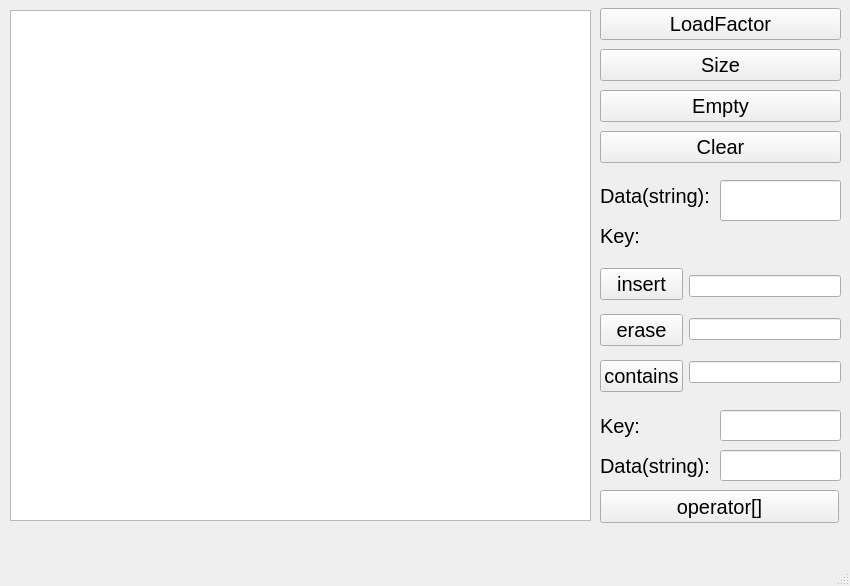
<?xml version="1.0" encoding="UTF-8"?>
<ui version="4.0">
 <class>MainWindow</class>
 <widget class="QMainWindow" name="MainWindow">
  <property name="geometry">
   <rect>
    <x>0</x>
    <y>0</y>
    <width>850</width>
    <height>586</height>
   </rect>
  </property>
  <property name="windowTitle">
   <string>unordered_map</string>
  </property>
  <widget class="QWidget" name="centralwidget">
   <widget class="QTextEdit" name="textEdit">
    <property name="geometry">
     <rect>
      <x>10</x>
      <y>10</y>
      <width>581</width>
      <height>511</height>
     </rect>
    </property>
   </widget>
   <widget class="QLabel" name="label">
    <property name="geometry">
     <rect>
      <x>600</x>
      <y>410</y>
      <width>63</width>
      <height>31</height>
     </rect>
    </property>
    <property name="styleSheet">
     <string notr="true">font-size: 20px;
color: rgb(0, 0, 0);</string>
    </property>
    <property name="text">
     <string>Key:</string>
    </property>
   </widget>
   <widget class="QLabel" name="label_2">
    <property name="geometry">
     <rect>
      <x>600</x>
      <y>450</y>
      <width>111</width>
      <height>31</height>
     </rect>
    </property>
    <property name="styleSheet">
     <string notr="true">font-size: 20px;
color: rgb(0, 0, 0);</string>
    </property>
    <property name="text">
     <string>Data(string):</string>
    </property>
   </widget>
   <widget class="QLabel" name="label_3">
    <property name="geometry">
     <rect>
      <x>600</x>
      <y>220</y>
      <width>41</width>
      <height>31</height>
     </rect>
    </property>
    <property name="styleSheet">
     <string notr="true">font-size: 20px;
color: rgb(0, 0, 0);</string>
    </property>
    <property name="text">
     <string>Key:</string>
    </property>
   </widget>
   <widget class="QLineEdit" name="lineEditInsertData">
    <property name="geometry">
     <rect>
      <x>720</x>
      <y>180</y>
      <width>121</width>
      <height>41</height>
     </rect>
    </property>
    <property name="inputMask">
     <string/>
    </property>
    <property name="text">
     <string/>
    </property>
   </widget>
   <widget class="QLabel" name="label_4">
    <property name="geometry">
     <rect>
      <x>600</x>
      <y>180</y>
      <width>111</width>
      <height>31</height>
     </rect>
    </property>
    <property name="styleSheet">
     <string notr="true">font-size: 20px;
color: rgb(0, 0, 0);</string>
    </property>
    <property name="text">
     <string>Data(string):</string>
    </property>
   </widget>
   <widget class="QWidget" name="layoutWidget">
    <property name="geometry">
     <rect>
      <x>600</x>
      <y>5</y>
      <width>241</width>
      <height>161</height>
     </rect>
    </property>
    <layout class="QVBoxLayout" name="verticalLayout">
     <item>
      <widget class="QPushButton" name="loadFactorButton">
       <property name="styleSheet">
        <string notr="true">font-size: 20px;
color: rgb(0, 0, 0);</string>
       </property>
       <property name="text">
        <string>LoadFactor</string>
       </property>
      </widget>
     </item>
     <item>
      <widget class="QPushButton" name="sizeButton">
       <property name="styleSheet">
        <string notr="true">font-size: 20px;
color: rgb(0, 0, 0);</string>
       </property>
       <property name="text">
        <string>Size</string>
       </property>
      </widget>
     </item>
     <item>
      <widget class="QPushButton" name="EmptyButton">
       <property name="styleSheet">
        <string notr="true">font-size: 20px;
color: rgb(0, 0, 0);</string>
       </property>
       <property name="text">
        <string>Empty</string>
       </property>
      </widget>
     </item>
     <item>
      <widget class="QPushButton" name="clearButton">
       <property name="styleSheet">
        <string notr="true">font-size: 20px;
color: rgb(0, 0, 0);</string>
       </property>
       <property name="text">
        <string>Clear</string>
       </property>
      </widget>
     </item>
    </layout>
   </widget>
   <widget class="QWidget" name="layoutWidget">
    <property name="geometry">
     <rect>
      <x>600</x>
      <y>260</y>
      <width>241</width>
      <height>141</height>
     </rect>
    </property>
    <layout class="QHBoxLayout" name="horizontalLayout">
     <item>
      <layout class="QVBoxLayout" name="verticalLayout_3">
       <item>
        <widget class="QPushButton" name="insertButton">
         <property name="styleSheet">
          <string notr="true">font-size: 20px;
color: rgb(0, 0, 0);</string>
         </property>
         <property name="text">
          <string>insert</string>
         </property>
        </widget>
       </item>
       <item>
        <widget class="QPushButton" name="eraseButton">
         <property name="styleSheet">
          <string notr="true">font-size: 20px;
color: rgb(0, 0, 0);</string>
         </property>
         <property name="text">
          <string>erase</string>
         </property>
        </widget>
       </item>
       <item>
        <widget class="QPushButton" name="containsButton">
         <property name="styleSheet">
          <string notr="true">font-size: 20px;
color: rgb(0, 0, 0);</string>
         </property>
         <property name="text">
          <string>contains</string>
         </property>
        </widget>
       </item>
      </layout>
     </item>
     <item>
      <layout class="QVBoxLayout" name="verticalLayout_2">
       <item>
        <widget class="QLineEdit" name="lineEditInsert">
         <property name="inputMask">
          <string>999</string>
         </property>
         <property name="text">
          <string/>
         </property>
        </widget>
       </item>
       <item>
        <widget class="QLineEdit" name="lineEditErase">
         <property name="inputMask">
          <string>999</string>
         </property>
        </widget>
       </item>
       <item>
        <widget class="QLineEdit" name="lineEditContains">
         <property name="inputMask">
          <string>999</string>
         </property>
        </widget>
       </item>
      </layout>
     </item>
    </layout>
   </widget>
   <widget class="QPushButton" name="operatorButton">
    <property name="geometry">
     <rect>
      <x>600</x>
      <y>490</y>
      <width>239</width>
      <height>33</height>
     </rect>
    </property>
    <property name="styleSheet">
     <string notr="true">font-size: 20px;
color: rgb(0, 0, 0);</string>
    </property>
    <property name="text">
     <string>operator[]</string>
    </property>
   </widget>
   <widget class="QLineEdit" name="lineEditKeyOperator">
    <property name="geometry">
     <rect>
      <x>720</x>
      <y>410</y>
      <width>121</width>
      <height>31</height>
     </rect>
    </property>
    <property name="inputMask">
     <string>999</string>
    </property>
   </widget>
   <widget class="QLineEdit" name="lineEditDataOperator">
    <property name="geometry">
     <rect>
      <x>720</x>
      <y>450</y>
      <width>121</width>
      <height>31</height>
     </rect>
    </property>
    <property name="inputMask">
     <string/>
    </property>
   </widget>
  </widget>
  <widget class="QMenuBar" name="menubar">
   <property name="geometry">
    <rect>
     <x>0</x>
     <y>0</y>
     <width>850</width>
     <height>17</height>
    </rect>
   </property>
  </widget>
  <widget class="QStatusBar" name="statusbar"/>
 </widget>
 <resources/>
 <connections/>
</ui>
